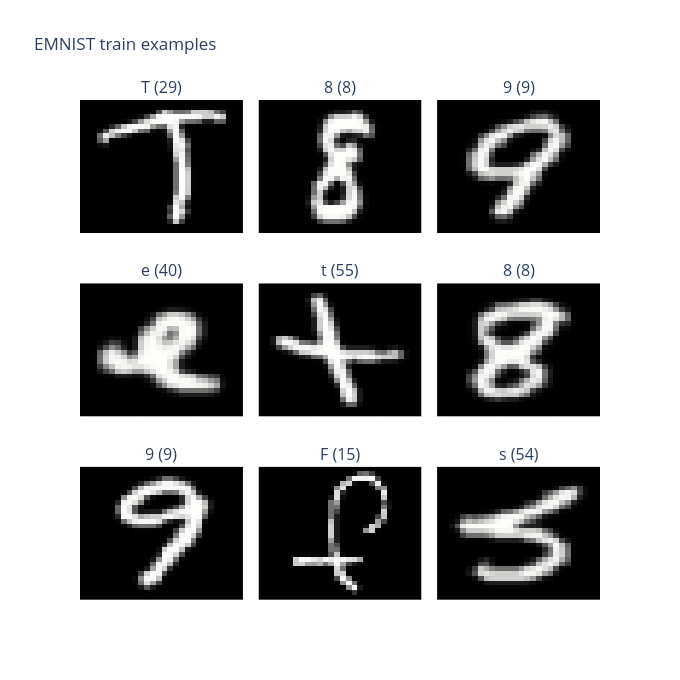

The code cell stored with this chart in its notebook:
### Code cell
images, labels = next(iter(train_loader))

titles = [f'{train_dataset.classes[labels[i].item()]} ({labels[i].item()})'
          for i in range(9)]
fig = make_subplots(rows=3, cols=3, subplot_titles=titles,
                    horizontal_spacing=0.03, vertical_spacing=0.10)
for i in range(9):
    r, c = i // 3 + 1, i % 3 + 1
    img = fix_emnist_image(images[i].squeeze(0).numpy())
    fig.add_trace(go.Heatmap(z=img, colorscale='gray', showscale=False),
                  row=r, col=c)

fig.update_xaxes(showticklabels=False)
fig.update_yaxes(showticklabels=False, autorange='reversed', scaleanchor=None)
fig.update_layout(title_text='EMNIST train examples', height=680, width=680)
fig.show()

### Figure 1 — Plotly figure (JSON) as saved in the notebook; plotly's stock layout.template omitted (floating-point values rounded to 4 significant figures; data arrays with more than 128 entries replaced by an {"elided": "..."} marker saying what was removed)
{"data": [{"colorscale": [[0, "rgb(0, 0, 0)"], [0.09091, "rgb(16, 16, 16)"], [0.1818, "rgb(38, 38, 38)"], [0.2727, "rgb(59, 59, 59)"], [0.3636, "rgb(81, 80, 80)"], [0.4545, "rgb(102, 101, 101)"], [0.5455, "rgb(124, 123, 122)"], [0.6364, "rgb(146, 146, 145)"], [0.7273, "rgb(171, 171, 170)"], [0.8182, "rgb(197, 197, 195)"], [0.9091, "rgb(224, 224, 223)"], [1, "rgb(254, 254, 253)"]], "showscale": false, "type": "heatmap", "xaxis": "x", "yaxis": "y", "z": {"elided": "28x28 float values"}}, {"colorscale": [[0, "rgb(0, 0, 0)"], [0.09091, "rgb(16, 16, 16)"], [0.1818, "rgb(38, 38, 38)"], [0.2727, "rgb(59, 59, 59)"], [0.3636, "rgb(81, 80, 80)"], [0.4545, "rgb(102, 101, 101)"], [0.5455, "rgb(124, 123, 122)"], [0.6364, "rgb(146, 146, 145)"], [0.7273, "rgb(171, 171, 170)"], [0.8182, "rgb(197, 197, 195)"], [0.9091, "rgb(224, 224, 223)"], [1, "rgb(254, 254, 253)"]], "showscale": false, "type": "heatmap", "xaxis": "x2", "yaxis": "y2", "z": {"elided": "28x28 float values"}}, {"colorscale": [[0, "rgb(0, 0, 0)"], [0.09091, "rgb(16, 16, 16)"], [0.1818, "rgb(38, 38, 38)"], [0.2727, "rgb(59, 59, 59)"], [0.3636, "rgb(81, 80, 80)"], [0.4545, "rgb(102, 101, 101)"], [0.5455, "rgb(124, 123, 122)"], [0.6364, "rgb(146, 146, 145)"], [0.7273, "rgb(171, 171, 170)"], [0.8182, "rgb(197, 197, 195)"], [0.9091, "rgb(224, 224, 223)"], [1, "rgb(254, 254, 253)"]], "showscale": false, "type": "heatmap", "xaxis": "x3", "yaxis": "y3", "z": {"elided": "28x28 float values"}}, {"colorscale": [[0, "rgb(0, 0, 0)"], [0.09091, "rgb(16, 16, 16)"], [0.1818, "rgb(38, 38, 38)"], [0.2727, "rgb(59, 59, 59)"], [0.3636, "rgb(81, 80, 80)"], [0.4545, "rgb(102, 101, 101)"], [0.5455, "rgb(124, 123, 122)"], [0.6364, "rgb(146, 146, 145)"], [0.7273, "rgb(171, 171, 170)"], [0.8182, "rgb(197, 197, 195)"], [0.9091, "rgb(224, 224, 223)"], [1, "rgb(254, 254, 253)"]], "showscale": false, "type": "heatmap", "xaxis": "x4", "yaxis": "y4", "z": {"elided": "28x28 float values"}}, {"colorscale": [[0, "rgb(0, 0, 0)"], [0.09091, "rgb(16, 16, 16)"], [0.1818, "rgb(38, 38, 38)"], [0.2727, "rgb(59, 59, 59)"], [0.3636, "rgb(81, 80, 80)"], [0.4545, "rgb(102, 101, 101)"], [0.5455, "rgb(124, 123, 122)"], [0.6364, "rgb(146, 146, 145)"], [0.7273, "rgb(171, 171, 170)"], [0.8182, "rgb(197, 197, 195)"], [0.9091, "rgb(224, 224, 223)"], [1, "rgb(254, 254, 253)"]], "showscale": false, "type": "heatmap", "xaxis": "x5", "yaxis": "y5", "z": {"elided": "28x28 float values"}}, {"colorscale": [[0, "rgb(0, 0, 0)"], [0.09091, "rgb(16, 16, 16)"], [0.1818, "rgb(38, 38, 38)"], [0.2727, "rgb(59, 59, 59)"], [0.3636, "rgb(81, 80, 80)"], [0.4545, "rgb(102, 101, 101)"], [0.5455, "rgb(124, 123, 122)"], [0.6364, "rgb(146, 146, 145)"], [0.7273, "rgb(171, 171, 170)"], [0.8182, "rgb(197, 197, 195)"], [0.9091, "rgb(224, 224, 223)"], [1, "rgb(254, 254, 253)"]], "showscale": false, "type": "heatmap", "xaxis": "x6", "yaxis": "y6", "z": {"elided": "28x28 float values"}}, {"colorscale": [[0, "rgb(0, 0, 0)"], [0.09091, "rgb(16, 16, 16)"], [0.1818, "rgb(38, 38, 38)"], [0.2727, "rgb(59, 59, 59)"], [0.3636, "rgb(81, 80, 80)"], [0.4545, "rgb(102, 101, 101)"], [0.5455, "rgb(124, 123, 122)"], [0.6364, "rgb(146, 146, 145)"], [0.7273, "rgb(171, 171, 170)"], [0.8182, "rgb(197, 197, 195)"], [0.9091, "rgb(224, 224, 223)"], [1, "rgb(254, 254, 253)"]], "showscale": false, "type": "heatmap", "xaxis": "x7", "yaxis": "y7", "z": {"elided": "28x28 float values"}}, {"colorscale": [[0, "rgb(0, 0, 0)"], [0.09091, "rgb(16, 16, 16)"], [0.1818, "rgb(38, 38, 38)"], [0.2727, "rgb(59, 59, 59)"], [0.3636, "rgb(81, 80, 80)"], [0.4545, "rgb(102, 101, 101)"], [0.5455, "rgb(124, 123, 122)"], [0.6364, "rgb(146, 146, 145)"], [0.7273, "rgb(171, 171, 170)"], [0.8182, "rgb(197, 197, 195)"], [0.9091, "rgb(224, 224, 223)"], [1, "rgb(254, 254, 253)"]], "showscale": false, "type": "heatmap", "xaxis": "x8", "yaxis": "y8", "z": {"elided": "28x28 float values"}}, {"colorscale": [[0, "rgb(0, 0, 0)"], [0.09091, "rgb(16, 16, 16)"], [0.1818, "rgb(38, 38, 38)"], [0.2727, "rgb(59, 59, 59)"], [0.3636, "rgb(81, 80, 80)"], [0.4545, "rgb(102, 101, 101)"], [0.5455, "rgb(124, 123, 122)"], [0.6364, "rgb(146, 146, 145)"], [0.7273, "rgb(171, 171, 170)"], [0.8182, "rgb(197, 197, 195)"], [0.9091, "rgb(224, 224, 223)"], [1, "rgb(254, 254, 253)"]], "showscale": false, "type": "heatmap", "xaxis": "x9", "yaxis": "y9", "z": {"elided": "28x28 float values"}}], "layout": {"annotations": [{"font": {"size": 16}, "showarrow": false, "text": "T (29)", "x": 0.1567, "xanchor": "center", "xref": "paper", "y": 1, "yanchor": "bottom", "yref": "paper"}, {"font": {"size": 16}, "showarrow": false, "text": "8 (8)", "x": 0.5, "xanchor": "center", "xref": "paper", "y": 1, "yanchor": "bottom", "yref": "paper"}, {"font": {"size": 16}, "showarrow": false, "text": "9 (9)", "x": 0.8433, "xanchor": "center", "xref": "paper", "y": 1, "yanchor": "bottom", "yref": "paper"}, {"font": {"size": 16}, "showarrow": false, "text": "e (40)", "x": 0.1567, "xanchor": "center", "xref": "paper", "y": 0.6333, "yanchor": "bottom", "yref": "paper"}, {"font": {"size": 16}, "showarrow": false, "text": "t (55)", "x": 0.5, "xanchor": "center", "xref": "paper", "y": 0.6333, "yanchor": "bottom", "yref": "paper"}, {"font": {"size": 16}, "showarrow": false, "text": "8 (8)", "x": 0.8433, "xanchor": "center", "xref": "paper", "y": 0.6333, "yanchor": "bottom", "yref": "paper"}, {"font": {"size": 16}, "showarrow": false, "text": "9 (9)", "x": 0.1567, "xanchor": "center", "xref": "paper", "y": 0.2667, "yanchor": "bottom", "yref": "paper"}, {"font": {"size": 16}, "showarrow": false, "text": "F (15)", "x": 0.5, "xanchor": "center", "xref": "paper", "y": 0.2667, "yanchor": "bottom", "yref": "paper"}, {"font": {"size": 16}, "showarrow": false, "text": "s (54)", "x": 0.8433, "xanchor": "center", "xref": "paper", "y": 0.2667, "yanchor": "bottom", "yref": "paper"}], "height": 680, "title": {"text": "EMNIST train examples"}, "width": 680, "xaxis": {"anchor": "y", "domain": [0, 0.3133], "showticklabels": false}, "xaxis2": {"anchor": "y2", "domain": [0.3433, 0.6567], "showticklabels": false}, "xaxis3": {"anchor": "y3", "domain": [0.6867, 1.0], "showticklabels": false}, "xaxis4": {"anchor": "y4", "domain": [0, 0.3133], "showticklabels": false}, "xaxis5": {"anchor": "y5", "domain": [0.3433, 0.6567], "showticklabels": false}, "xaxis6": {"anchor": "y6", "domain": [0.6867, 1.0], "showticklabels": false}, "xaxis7": {"anchor": "y7", "domain": [0, 0.3133], "showticklabels": false}, "xaxis8": {"anchor": "y8", "domain": [0.3433, 0.6567], "showticklabels": false}, "xaxis9": {"anchor": "y9", "domain": [0.6867, 1.0], "showticklabels": false}, "yaxis": {"anchor": "x", "autorange": "reversed", "domain": [0.7333, 1], "showticklabels": false}, "yaxis2": {"anchor": "x2", "autorange": "reversed", "domain": [0.7333, 1], "showticklabels": false}, "yaxis3": {"anchor": "x3", "autorange": "reversed", "domain": [0.7333, 1], "showticklabels": false}, "yaxis4": {"anchor": "x4", "autorange": "reversed", "domain": [0.3667, 0.6333], "showticklabels": false}, "yaxis5": {"anchor": "x5", "autorange": "reversed", "domain": [0.3667, 0.6333], "showticklabels": false}, "yaxis6": {"anchor": "x6", "autorange": "reversed", "domain": [0.3667, 0.6333], "showticklabels": false}, "yaxis7": {"anchor": "x7", "autorange": "reversed", "domain": [0, 0.2667], "showticklabels": false}, "yaxis8": {"anchor": "x8", "autorange": "reversed", "domain": [0, 0.2667], "showticklabels": false}, "yaxis9": {"anchor": "x9", "autorange": "reversed", "domain": [0, 0.2667], "showticklabels": false}}}
